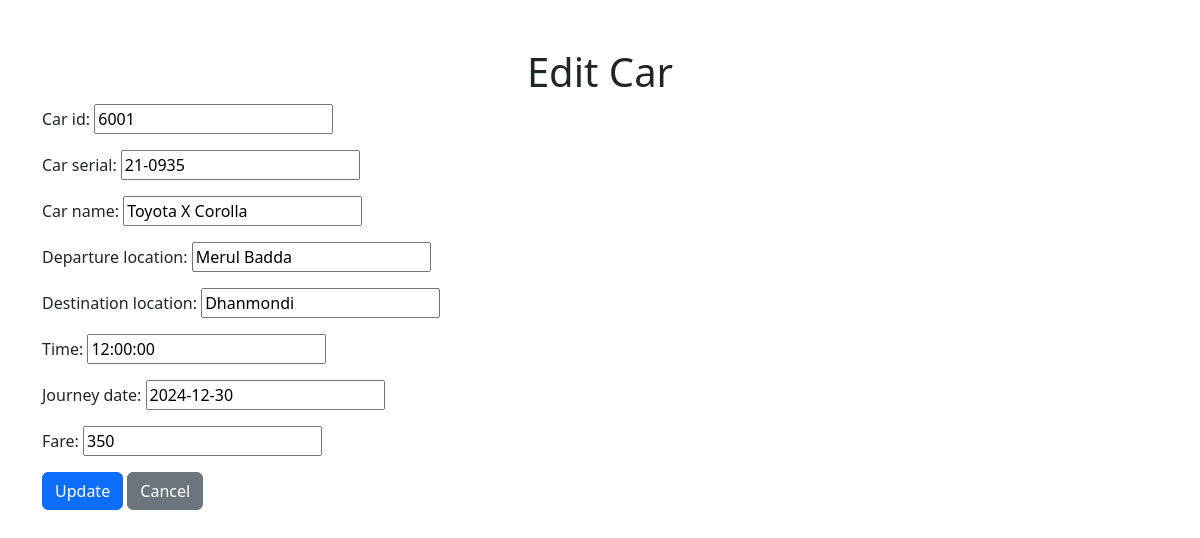
/ad_edit_car/6001/, run on the app's committed database.
### myapp/models.py (models this page shows, shortened)
class Car(models.Model):
    car_id=models.CharField(max_length=10, primary_key=True)
    car_serial=models.CharField(max_length=255)
    car_name=models.CharField(max_length=255)
    departure_location=models.CharField(max_length=255)
    destination_location=models.CharField(max_length=255)
    time=models.TimeField()
    journey_date=models.DateField()
    fare=models.IntegerField()

### myapp/views.py (the view)
# urls.py: path('ad_edit_car/<int:car_id>/', views.ad_edit_car, name='ad_edit_car'),
def ad_edit_car(request, car_id):
    car = get_object_or_404(Car, car_id=car_id)
    if request.method == 'POST':
        form = CarForm(request.POST, instance=car)
        if form.is_valid():
            form.save()
            messages.success(request, "Car updated successfully!")
            return redirect('adminn_Car')
    else:
        form = CarForm(instance=car)
    return render(request, 'ad_edit_car.html', {'form': form})

### myapp/forms.py
class CarForm(forms.ModelForm):
    class Meta:
        model = Car
        fields = ['car_id', 'car_serial' , 'car_name', 'departure_location', 'destination_location','time','journey_date','fare']

### myapp/templates/ad_edit_car.html (shortened to what this page needs)
<!DOCTYPE html>
<html lang="en">
<head>
    <link href="https://cdn.jsdelivr.net/npm/bootstrap@5.3.0-alpha3/dist/css/bootstrap.min.css" rel="stylesheet">
</head>
<body>
    <div class="container mt-5">
        <h1 class="text-center">Edit Car</h1>
        <form method="post">
            {{ form.as_p }}
            <button type="submit" class="btn btn-primary">Update</button>
            <a href="{% url 'adminn_car' %}" class="btn btn-secondary">Cancel</a>
        </form>
    </div>
</body>
</html>

### data on the page
Car: car_id "6001", car_serial "21-0935", car_name "Toyota X Corolla", departure_location "Merul Badda", destination_location "Dhanmondi", time "12:00:00", journey_date "2024-12-30", fare "350"
